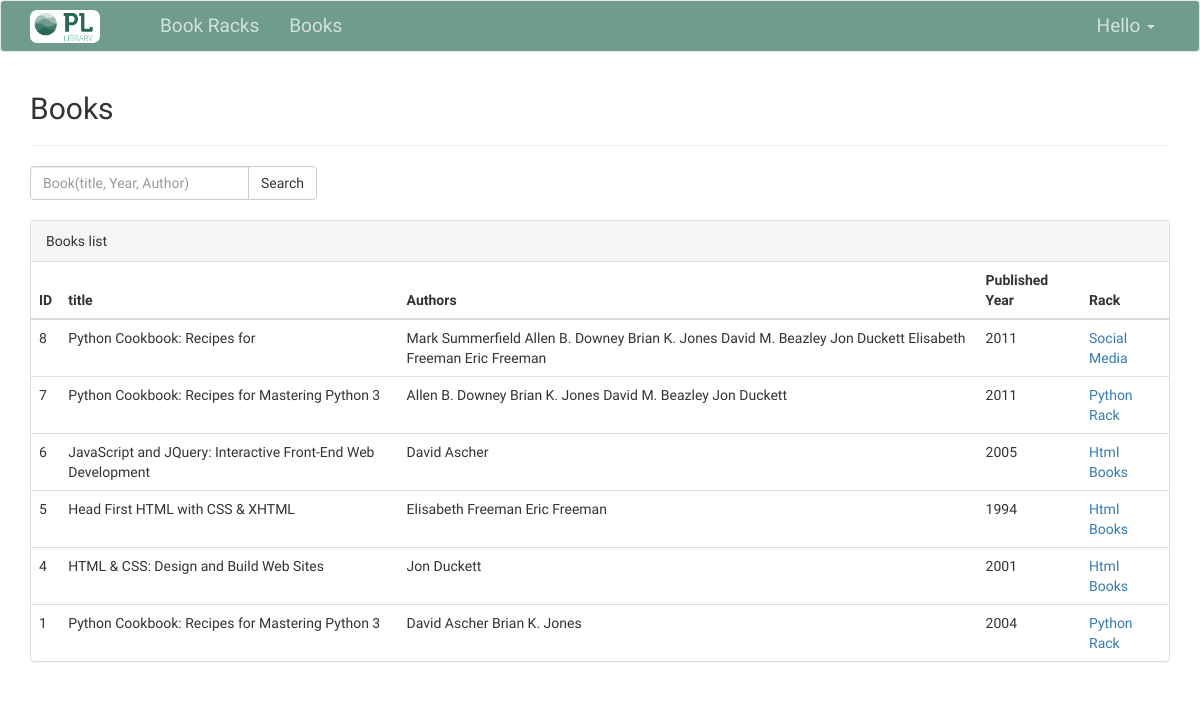
/book/, run on the app's committed database.
### bookracks/models.py (models this page shows, shortened)
class DefaultModel(models.Model):
    created = models.DateTimeField(auto_now_add=True)
    modified = models.DateTimeField(auto_now=True)
    class Meta:
        abstract = True

class Book(DefaultModel):
    book_rack = models.ForeignKey(BookRack, on_delete=models.CASCADE)
    title = models.CharField(null=False, blank=False, max_length=255)
    slug = models.SlugField(null=True, blank=True, max_length=255, unique=True)
    authors = models.ManyToManyField(Author)
    published_year = models.CharField(max_length=50)

class Author(DefaultModel):
    name = models.CharField(max_length=200)
    slug = models.SlugField(null=True, blank=True, max_length=255, unique=True)

class BookRack(DefaultModel):
    name = models.CharField(null=False, blank=False, max_length=255)
    slug = models.SlugField(null=True, blank=True, max_length=255, unique=True)
    description = models.TextField(null=True, blank=True)

### bookracks/views.py (the view)
# urls.py: path('', views.BooksListView.as_view(), name="books_list"),
class BooksListView(LoginRequiredMixin, ListView):
    model = Book
    paginate_by = 10
    template_name = 'bookracks/books/index.html'
    def get_queryset(self):
        query = super(BooksListView, self).get_queryset().order_by('-id')
        qry = self.request.GET.get('search')
        if qry:
            query = query.filter(Q(title__contains=qry)|Q(published_year__contains=qry)|Q(authors__name__contains=qry))
            query = query.distinct()
        return query
    def get_context_data(self, *, object_list=None, **kwargs):
        context = super(BooksListView, self).get_context_data(object_list=None, **kwargs)
        context['search'] = self.request.GET.get('search', '')
        return context

### templates/bookracks/books/index.html (shortened to what this page needs)
{% extends 'base.html' %}
{% block content %}
    <h2>Books</h2>
    <hr>
    <form class="form-inline" method="get">
        <div class="input-group">
            <input name="search" type="text" class="form-control" placeholder="Book(title, Year, Author)" value="{{ search }}">
            <span class="input-group-btn">
                <button class="btn btn-default" type="submit">Search</button>
            </span>
        </div>
    </form>
    <br>
    <div class="panel panel-default">
        <div class="panel-heading">Books list</div>
        <div class="panel-body" style="padding: 0">
            <table class="table tabel-hover" style="margin-bottom: 0px">
                <thead>
                <tr>
                    <th>ID</th>
                    <th>title</th>
                    <th>Authors</th>
                    <th>Published Year</th>
                    <th>Rack</th>
                </tr>
                </thead>
                <tbody>
                {% for book in object_list %}
                    <tr>
                        <td>{{ book.id }}</td>
                        <td>{{ book.title }}</td>
                        <td>
                            {% for author in book.authors.all %}
                                {{ author.name }}
                            {% endfor %}
                        </td>
                        <td>{{ book.published_year }}</td>
                        <td>
                            <a href="{% url 'racks:racks_detail' book.book_rack.slug %}">{{ book.book_rack.name }}</a>
                        </td>
                    </tr>
                {% endfor %}
                </tbody>
            </table>
        </div>
    </div>
{% endblock %}

### public/css/style.css (style rules this page uses)
.form-control { color: #212121; }
body { font-family: 'Crete Round', serif; }

### data on the page
Book: id "8", title "Python Cookbook: Recipes for", published_year "2011", book_rack.name "Social Media"
Author: name "Mark Summerfield"
Author: name "Allen B. Downey"
Author: name "Brian K. Jones"
Author: name "David M. Beazley"
Author: name "Jon Duckett"
Author: name "Elisabeth Freeman"
Author: name "Eric Freeman"
Book: id "7", title "Python Cookbook: Recipes for Mastering Python 3", published_year "2011", book_rack.name "Python Rack"
Book: id "6", title "JavaScript and JQuery: Interactive Front-End Web Development", published_year "2005", book_rack.name "Html Books"
Author: name "David Ascher"
Book: id "5", title "Head First HTML with CSS & XHTML", published_year "1994", book_rack.name "Html Books"
Book: id "4", title "HTML & CSS: Design and Build Web Sites", published_year "2001", book_rack.name "Html Books"
Book: id "1", title "Python Cookbook: Recipes for Mastering Python 3", published_year "2004", book_rack.name "Python Rack"
